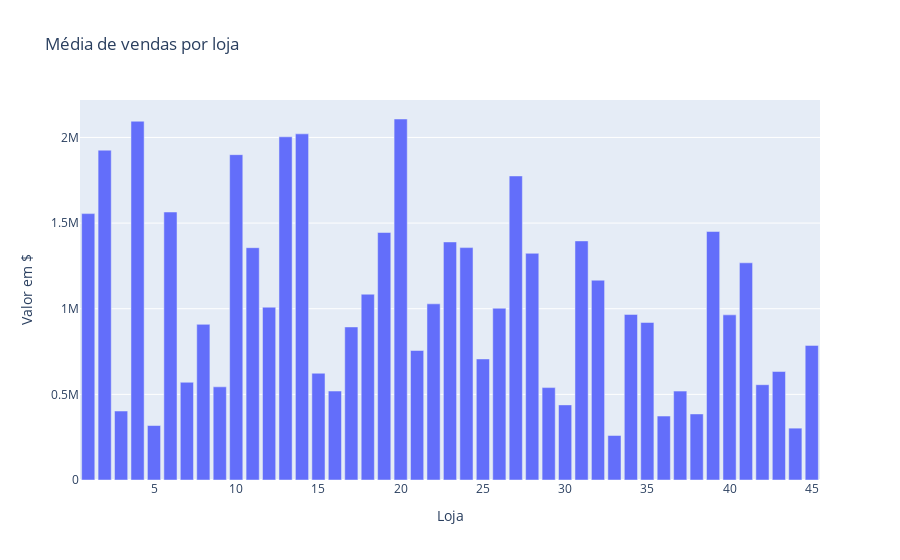

Here is the notebook cell this chart was saved with:
### Code cell
# plotar um gráfico de barras com a média de vendas por loja
fig = ex.bar(vendas_por_loja, x='Store', y='Weekly_Sales_mean', title='Média de vendas por loja')
fig.update_layout(xaxis_title='Loja', yaxis_title='Valor em $') 
fig.show()

### Figure 1 — Plotly figure (JSON) as saved in the notebook; plotly's stock layout.template omitted (floating-point values rounded to 4 significant figures)
{"data": [{"alignmentgroup": "True", "hovertemplate": "Store=%{x}<br>Weekly_Sales_mean=%{y}<extra></extra>", "legendgroup": "", "marker": {"color": "#636efa", "pattern": {"shape": ""}}, "name": "", "offsetgroup": "", "orientation": "v", "showlegend": false, "textposition": "auto", "type": "bar", "x": [1, 2, 3, 4, 5, 6, 7, 8, 9, 10, 11, 12, 13, 14, 15, 16, 17, 18, 19, 20, 21, 22, 23, 24, 25, 26, 27, 28, 29, 30, 31, 32, 33, 34, 35, 36, 37, 38, 39, 40, 41, 42, 43, 44, 45], "xaxis": "x", "y": [1555000.0, 1926000.0, 402700.0, 2095000.0, 318000.0, 1565000.0, 570600.0, 908700.0, 544000.0, 1899000.0, 1356000.0, 1009000.0, 2004000.0, 2021000.0, 623300.0, 519200.0, 893600.0, 1085000.0, 1445000.0, 2108000.0, 756100.0, 1029000.0, 1390000.0, 1357000.0, 706700.0, 1003000.0, 1775000.0, 1324000.0, 539500.0, 438600.0, 1396000.0, 1167000.0, 259900.0, 966800.0, 919700.0, 373500.0, 518900.0, 385700.0, 1451000.0, 964100.0, 1268000.0, 556400.0, 633300.0, 302700.0, 786000.0], "yaxis": "y"}], "layout": {"barmode": "relative", "legend": {"tracegroupgap": 0}, "title": {"text": "Média de vendas por loja"}, "xaxis": {"anchor": "y", "domain": [0, 1], "title": {"text": "Loja"}}, "yaxis": {"anchor": "x", "domain": [0, 1], "title": {"text": "Valor em $"}}}}
